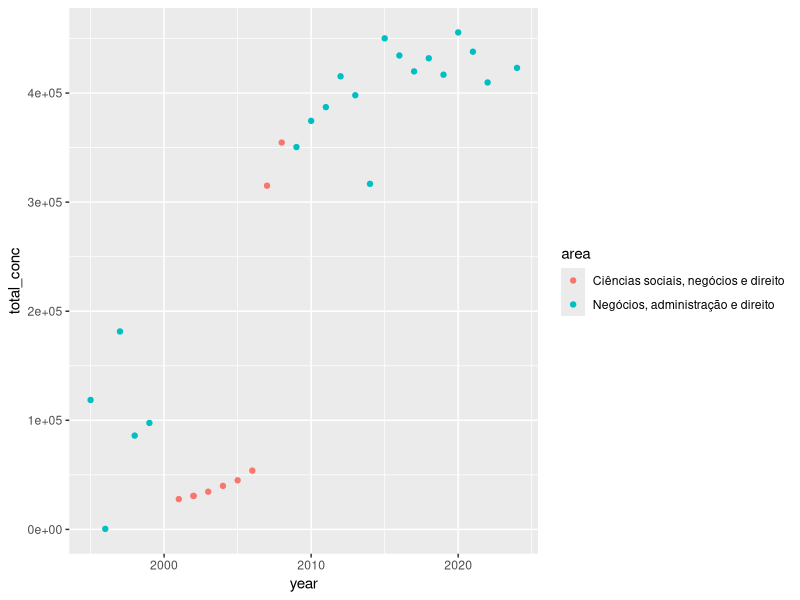
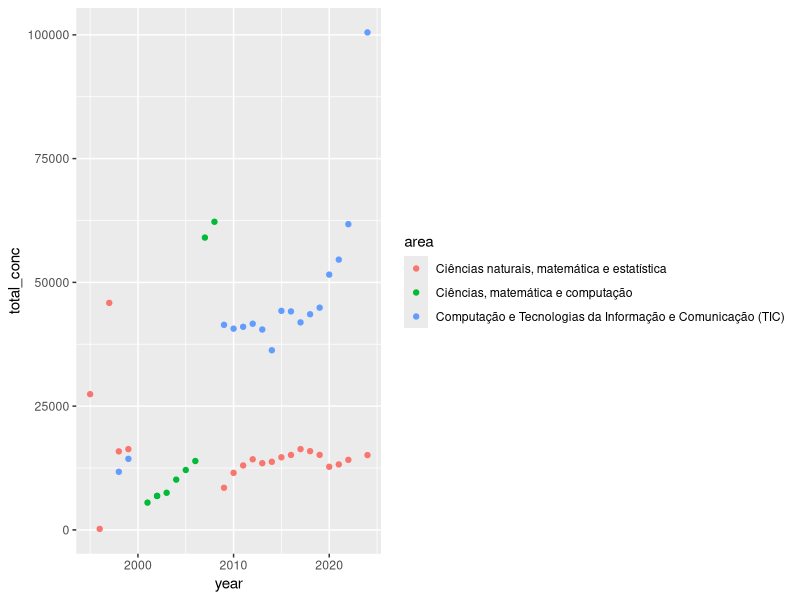
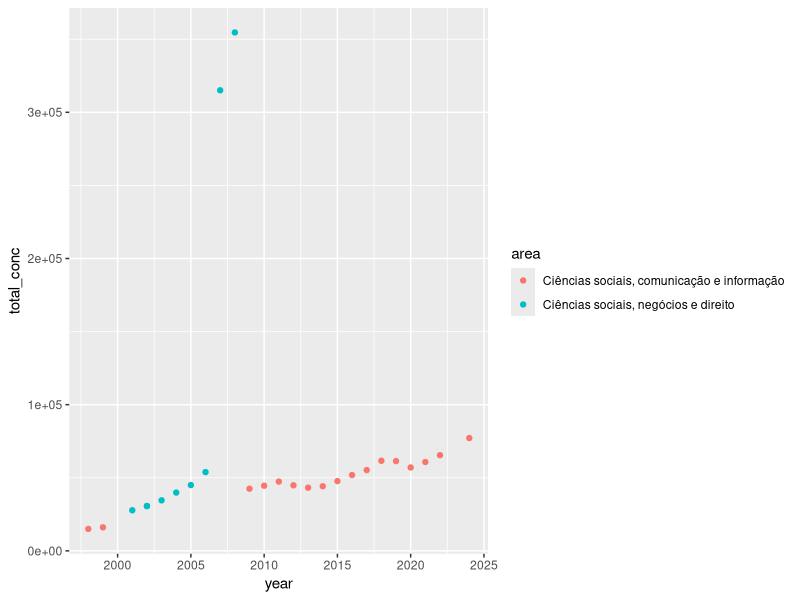
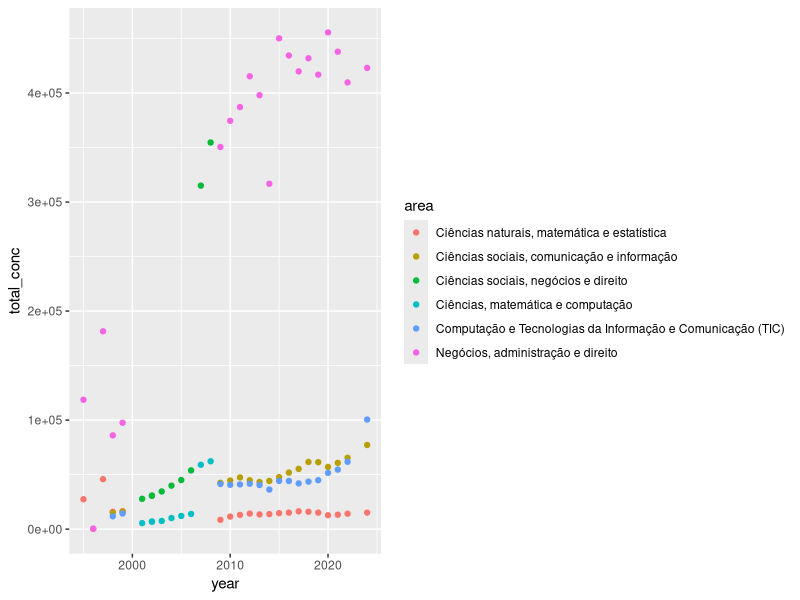
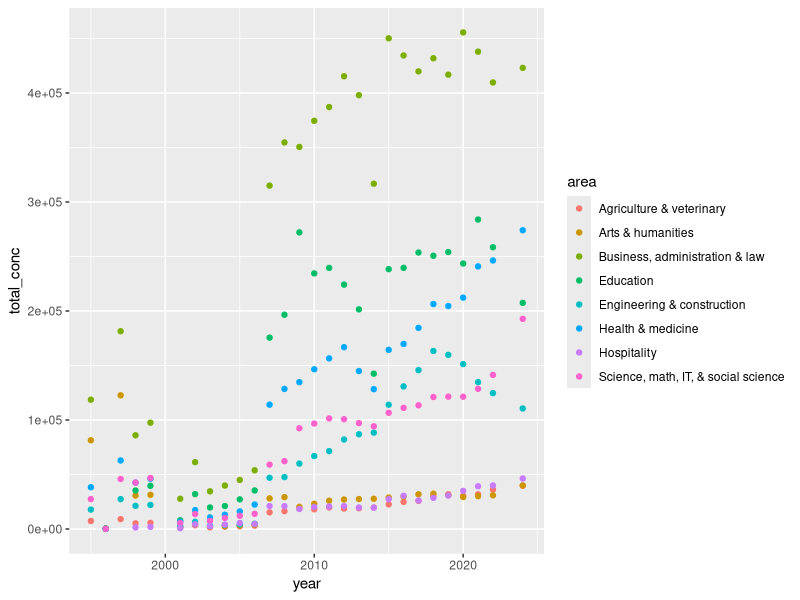

These charts were generated, in order, by the following R code:
library( tidyverse )

#combining the brazil education data

br1995_99 = read_csv("1995_1999_clean.csv")
br2000_08 = read_csv("2000_2008_clean.csv")
br2009_13 = read_csv("censo_2009_13.csv")
br2014_24 = read_csv("censo_2014_24.csv")

br1995_99 = br1995_99 %>% 
  rename( "area" = NO_CINE_AREA_GERAL,
          "ano" = NU_ANO_CENSO,
          "total_conc" = QT_CONC,
          "total_fem" =  QT_CONC_FEM,
          "total_masc" = QT_CONC_MASC)

br2000_08 = br2000_08 %>% 
  rename( "area" = NO_CINE_AREA_GERAL,
          "ano" = NU_ANO_CENSO,
          "total_conc" = QT_CONC,
          "total_fem" =  QT_CONC_FEM,
          "total_masc" = QT_CONC_MASC)

brazil_ed = bind_rows(br1995_99,br2000_08,br2009_13,br2014_24)

brazil_ed = brazil_ed %>% 
  filter(area != "Programas ou Cursos Gerais")

brazil_ed = brazil_ed %>% 
  rename( "year" = ano)

table(brazil_ed$area)

#which major categories can we combine?
brazil_ed %>% 
  filter(str_detect(area, "direito")) %>%
  #filter(area == "Negócios, administração e direito") %>% 
  ggplot(aes(year, total_conc, col = area))+
  geom_point()
#these don't overlap, look ok to combine

brazil_ed %>% 
  filter(str_detect(area, "matemática") 
         | str_detect(area, "computação")
         | str_detect(area, "Computação")) %>%
  ggplot(aes(year, total_conc, col = area))+
  geom_point()

brazil_ed %>% 
  filter(str_detect(area, "sociais")) %>%
  ggplot(aes(year, total_conc, col = area))+
  geom_point()

table(brazil_ed$area)

brazil_ed %>% 
  filter(area %in% c("Ciências naturais, matemática e estatística",
                     "Ciências sociais, comunicação e informação", 
                     "Ciências sociais, negócios e direito",
                     "Ciências, matemática e computação",
                     "Computação e Tecnologias da Informação e Comunicação (TIC)",
                     "Negócios, administração e direito")) %>% 
  ggplot(aes(year, total_conc, col = area))+
  geom_point()


# combine some columns that should be in the same category
brazil_ed = brazil_ed %>% 
  mutate(area = case_when(
    area == "Artes e humanidades" ~ "Artes e humanidades",
    area == "Humanidades e artes" ~ "Artes e humanidades",
    TRUE ~ area
  )) %>%
  mutate(area = case_when(
    area == "Agricultura e veterinária" ~ "Agricultura, silvicultura, pesca e veterinária",
    area == "Agricultura, silvicultura, pesca e veterinária" ~ "Agricultura, silvicultura, pesca e veterinária",
    TRUE ~ area
  )) %>%
  mutate(area = case_when(
    area == "Saúde e bem estar social" ~ "Saúde e bem-estar",
    area == "Saúde e bem-estar" ~ "Saúde e bem-estar",
    TRUE ~ area
  ))


#the mash up of science, math, comp sci, social sciences, and business is messy
#here's a temporary solution 

#Keep as is, these are good:
#Agricultura, silvicultura, pesca e veterinária 
#Artes e humanidades 
#Educação 
#Engenharia, produção e construção 
#Saúde e bem-estar 
#Serviços 

#combine:
# NEW: Science, math, IT, and social science = 
# Ciências naturais, matemática e estatística + 
# Ciências, matemática e computação +
# Computação e Tecnologias da Informação e Comunicação (TIC) +
# Ciências sociais, comunicação e informação 

#NEW: Business, administration and law = 
# Ciências sociais, negócios e direito +
# Negócios, administração e direito 

#copilot write code for the combined variables above in brazil_ed. When we combine
#columns, if they both have data in them, this data should be summed For example,
#in the new column "Science, math, IT, and social science," the total_fem for 2012
#should be 45748. 

brazil_ed = brazil_ed %>% 
  mutate(area = case_when(
    area %in% c("Ciências naturais, matemática e estatística",
                "Ciências, matemática e computação",
                "Computação e Tecnologias da Informação e Comunicação (TIC)",
                "Ciências sociais, comunicação e informação") ~ "Science, math, IT, & social science",
    area %in% c("Ciências sociais, negócios e direito",
                "Negócios, administração e direito") ~ "Business, administration & law",
    TRUE ~ area
  )) %>%
  group_by(year, area) %>%
  summarise(
    total_conc = sum(total_conc),
    total_fem = sum(total_fem),
    total_masc = sum(total_masc),
    .groups = "drop"
  )

brazil_ed = brazil_ed %>% 
  mutate(area = recode(area,
                       "Agricultura, silvicultura, pesca e veterinária" = "Agriculture & veterinary",
                       "Artes e humanidades" = "Arts & humanities",
                       "Educação"= "Education",
                       "Engenharia, produção e construção"= "Engineering & construction",
                       "Saúde e bem-estar"= "Health & medicine",
                       "Serviços" = "Hospitality"))


brazil_ed %>% 
  ggplot(aes(year,total_conc, col = area))+
  geom_point()

write_csv(brazil_ed, "brazil_ed_recoded.csv")
